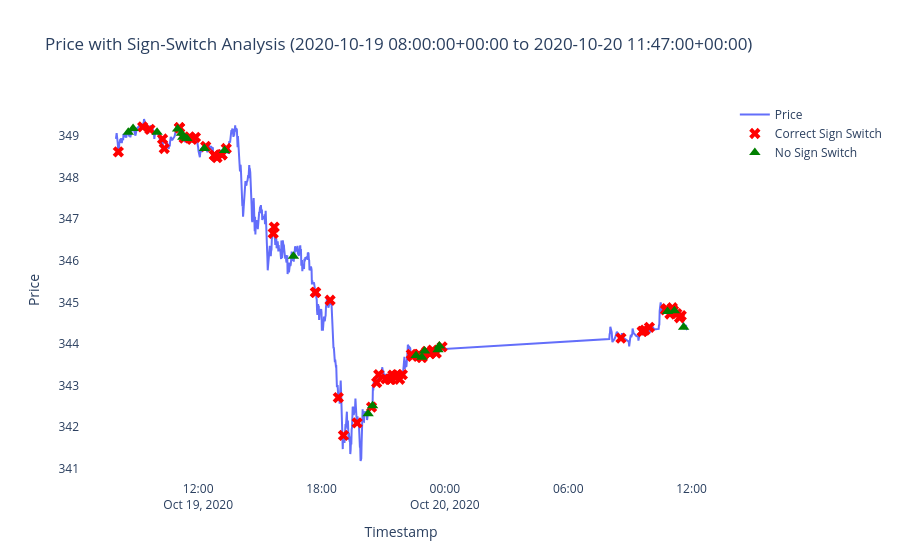

This figure's notebook cell:
### Code cell
# Set the time span to display (edit this variable)
display_range = (result['Timestamp'].iloc[0], result['Timestamp'].iloc[1000])  # Example: first 1000 points

mask = (result['Timestamp'] >= display_range[0]) & (result['Timestamp'] <= display_range[1])

# Find both correct and incorrect predictions


# Plot base price
fig = go.Figure()
fig.add_trace(go.Scatter(x=result.loc[mask, 'Timestamp'], 
                        y=result.loc[mask, 'Close'], 
                        mode='lines', 
                        name='Price'))

# Plot correct sign switches (red X)
correct_idx = [idx for idx in correct_switches if mask.iloc[idx]]
if correct_idx:
    fig.add_trace(go.Scatter(x=result['Timestamp'].iloc[correct_idx], 
                            y=result['Close'].iloc[correct_idx], 
                            mode='markers', 
                            name='Correct Sign Switch', 
                            marker=dict(color='red', size=10, symbol='x')))

# Plot false signals (green triangle)
false_idx = [idx for idx in false_signals if mask.iloc[idx]]
if false_idx:
    fig.add_trace(go.Scatter(x=result['Timestamp'].iloc[false_idx], 
                            y=result['Close'].iloc[false_idx], 
                            mode='markers', 
                            name='No Sign Switch', 
                            marker=dict(color='green', size=10, symbol='triangle-up')))

fig.update_layout(title=f'Price with Sign-Switch Analysis ({display_range[0]} to {display_range[1]})', 
                 xaxis_title='Timestamp', 
                 yaxis_title='Price',
                 plot_bgcolor='white')

fig.show()

print(f"In selected range:")
print(f"- Found {len(correct_idx)} correct sign switches (red X)")
print(f"- Found {len(false_idx)} points where d1≈0 but no sign switch (yellow triangle)")
print(f"Success rate: {len(correct_idx)/(len(correct_idx) + len(false_idx)):.1%}")

### Figure 1 — Plotly figure (JSON) as saved in the notebook; plotly's stock layout.template omitted (floating-point values rounded to 4 significant figures; data arrays with more than 128 entries replaced by an {"elided": "..."} marker saying what was removed)
{"data": [{"mode": "lines", "name": "Price", "type": "scatter", "x": {"elided": "1001 str values"}, "y": {"elided": "1001 float values"}}, {"marker": {"color": "red", "size": 10, "symbol": "x"}, "mode": "markers", "name": "Correct Sign Switch", "type": "scatter", "x": ["2020-10-19T08:07:00+00:00", "2020-10-19T09:18:00+00:00", "2020-10-19T09:39:00+00:00", "2020-10-19T10:16:00+00:00", "2020-10-19T10:21:00+00:00", "2020-10-19T11:05:00+00:00", "2020-10-19T11:06:00+00:00", "2020-10-19T11:19:00+00:00", "2020-10-19T11:35:00+00:00", "2020-10-19T11:42:00+00:00", "2020-10-19T11:52:00+00:00", "2020-10-19T12:22:00+00:00", "2020-10-19T12:47:00+00:00", "2020-10-19T12:48:00+00:00", "2020-10-19T12:55:00+00:00", "2020-10-19T13:09:00+00:00", "2020-10-19T13:10:00+00:00", "2020-10-19T13:22:00+00:00", "2020-10-19T15:39:00+00:00", "2020-10-19T15:42:00+00:00", "2020-10-19T17:42:00+00:00", "2020-10-19T17:43:00+00:00", "2020-10-19T18:25:00+00:00", "2020-10-19T18:49:00+00:00", "2020-10-19T19:04:00+00:00", "2020-10-19T19:44:00+00:00", "2020-10-19T20:26:00+00:00", "2020-10-19T20:41:00+00:00", "2020-10-19T20:47:00+00:00", "2020-10-19T21:08:00+00:00", "2020-10-19T21:19:00+00:00", "2020-10-19T21:22:00+00:00", "2020-10-19T21:23:00+00:00", "2020-10-19T21:28:00+00:00", "2020-10-19T21:36:00+00:00", "2020-10-19T21:38:00+00:00", "2020-10-19T21:39:00+00:00", "2020-10-19T21:41:00+00:00", "2020-10-19T21:48:00+00:00", "2020-10-19T21:56:00+00:00", "2020-10-19T22:22:00+00:00", "2020-10-19T22:25:00+00:00", "2020-10-19T22:44:00+00:00", "2020-10-19T22:45:00+00:00", "2020-10-19T22:52:00+00:00", "2020-10-19T22:54:00+00:00", "2020-10-19T23:07:00+00:00", "2020-10-19T23:16:00+00:00", "2020-10-19T23:17:00+00:00", "2020-10-19T23:24:00+00:00", "2020-10-19T23:35:00+00:00", "2020-10-19T23:52:00+00:00", "2020-10-20T08:34:00+00:00", "2020-10-20T09:36:00+00:00", "2020-10-20T09:37:00+00:00", "2020-10-20T09:44:00+00:00", "2020-10-20T09:57:00+00:00", "2020-10-20T10:44:00+00:00", "2020-10-20T10:47:00+00:00", "2020-10-20T10:57:00+00:00", "2020-10-20T11:00:00+00:00", "2020-10-20T11:04:00+00:00", "2020-10-20T11:06:00+00:00", "2020-10-20T11:07:00+00:00", "2020-10-20T11:17:00+00:00", "2020-10-20T11:25:00+00:00", "2020-10-20T11:30:00+00:00"], "y": [348.6, 349.2, 349.2, 348.9, 348.7, 349.2, 349.2, 348.9, 349.0, 348.9, 349.0, 348.8, 348.5, 348.5, 348.5, 348.6, 348.6, 348.7, 346.7, 346.8, 345.2, 345.2, 345.1, 342.7, 341.8, 342.1, 342.5, 343.1, 343.3, 343.2, 343.1, 343.1, 343.1, 343.2, 343.2, 343.2, 343.2, 343.3, 343.1, 343.3, 343.8, 343.7, 343.8, 343.8, 343.7, 343.7, 343.8, 343.8, 343.8, 343.9, 343.8, 343.9, 344.1, 344.3, 344.3, 344.3, 344.4, 344.8, 344.9, 344.7, 344.8, 344.9, 344.8, 344.8, 344.7, 344.6, 344.7]}, {"marker": {"color": "green", "size": 10, "symbol": "triangle-up"}, "mode": "markers", "name": "No Sign Switch", "type": "scatter", "x": ["2020-10-19T08:36:00+00:00", "2020-10-19T08:50:00+00:00", "2020-10-19T10:00:00+00:00", "2020-10-19T11:00:00+00:00", "2020-10-19T11:11:00+00:00", "2020-10-19T11:15:00+00:00", "2020-10-19T11:27:00+00:00", "2020-10-19T12:18:00+00:00", "2020-10-19T13:17:00+00:00", "2020-10-19T16:38:00+00:00", "2020-10-19T20:16:00+00:00", "2020-10-19T20:29:00+00:00", "2020-10-19T22:36:00+00:00", "2020-10-19T22:53:00+00:00", "2020-10-19T23:01:00+00:00", "2020-10-19T23:40:00+00:00", "2020-10-19T23:44:00+00:00", "2020-10-20T10:50:00+00:00", "2020-10-20T11:10:00+00:00", "2020-10-20T11:37:00+00:00"], "y": [349.1, 349.2, 349.1, 349.2, 349.1, 349.0, 348.9, 348.7, 348.6, 346.1, 342.3, 342.5, 343.7, 343.7, 343.8, 343.9, 343.9, 344.8, 344.8, 344.4]}], "layout": {"plot_bgcolor": "white", "title": {"text": "Price with Sign-Switch Analysis (2020-10-19 08:00:00+00:00 to 2020-10-20 11:47:00+00:00)"}, "xaxis": {"title": {"text": "Timestamp"}}, "yaxis": {"title": {"text": "Price"}}}}
